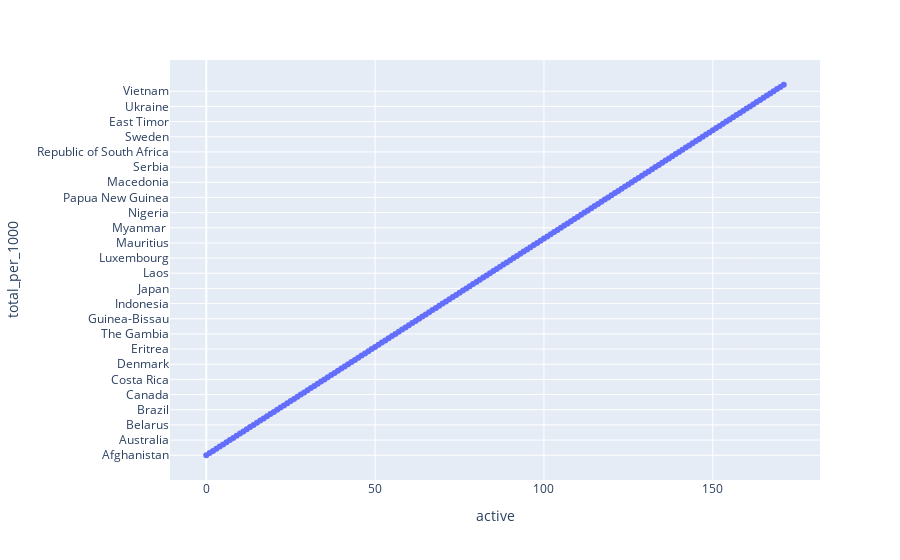

Notebook source saved alongside this figure:
### Code cell
px.scatter(df, 'active', 'total_per_1000')

### Figure 1 — Plotly figure (JSON) as saved in the notebook; plotly's stock layout.template omitted (floating-point values rounded to 4 significant figures; data arrays with more than 128 entries replaced by an {"elided": "..."} marker saying what was removed)
{"data": [{"hovertemplate": "active=%{x}<br>total_per_1000=%{y}<extra></extra>", "legendgroup": "", "marker": {"color": "#636efa", "symbol": "circle"}, "mode": "markers", "name": "", "showlegend": false, "type": "scatter", "x": {"elided": "172 int values"}, "xaxis": "x", "y": {"elided": "172 str values"}, "yaxis": "y"}], "layout": {"legend": {"tracegroupgap": 0}, "margin": {"t": 60}, "xaxis": {"anchor": "y", "domain": [0, 1], "title": {"text": "active"}}, "yaxis": {"anchor": "x", "domain": [0, 1], "title": {"text": "total_per_1000"}}}}
